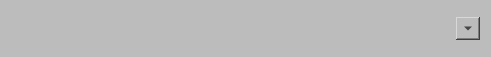
<?xml version="1.0" encoding="UTF-8"?>
<ui version="4.0">
 <class>checkableListWidget</class>
 <widget class="QWidget" name="checkableListWidget">
  <property name="geometry">
   <rect>
    <x>0</x>
    <y>0</y>
    <width>491</width>
    <height>57</height>
   </rect>
  </property>
  <property name="sizePolicy">
   <sizepolicy hsizetype="MinimumExpanding" vsizetype="Fixed">
    <horstretch>0</horstretch>
    <verstretch>0</verstretch>
   </sizepolicy>
  </property>
  <property name="windowTitle">
   <string>Form</string>
  </property>
  <property name="styleSheet">
   <string notr="true">background-color: rgb(188, 188, 188);</string>
  </property>
  <layout class="QHBoxLayout" name="horizontalLayout">
   <item>
    <layout class="QHBoxLayout" name="horizontalLayout_container">
     <property name="sizeConstraint">
      <enum>QLayout::SetFixedSize</enum>
     </property>
     <item>
      <spacer name="horizontalSpacer">
       <property name="orientation">
        <enum>Qt::Horizontal</enum>
       </property>
       <property name="sizeHint" stdset="0">
        <size>
         <width>40</width>
         <height>20</height>
        </size>
       </property>
      </spacer>
     </item>
    </layout>
   </item>
   <item>
    <widget class="QToolButton" name="toolButton_">
     <property name="text">
      <string/>
     </property>
     <property name="popupMode">
      <enum>QToolButton::InstantPopup</enum>
     </property>
     <property name="toolButtonStyle">
      <enum>Qt::ToolButtonFollowStyle</enum>
     </property>
     <property name="autoRaise">
      <bool>false</bool>
     </property>
     <property name="arrowType">
      <enum>Qt::DownArrow</enum>
     </property>
    </widget>
   </item>
  </layout>
 </widget>
 <resources/>
 <connections/>
</ui>
